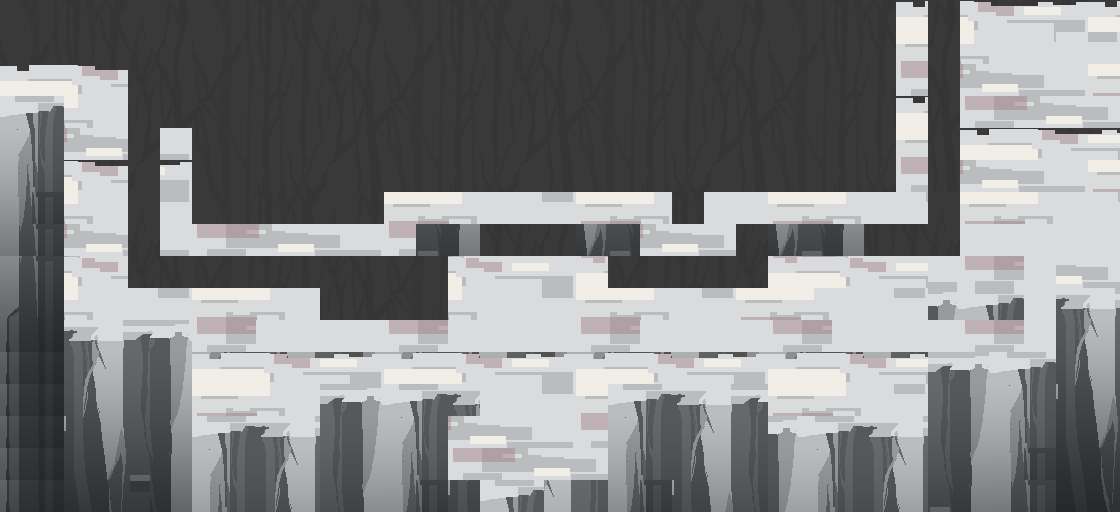

A level layout from a 2D game, rendered from its tile map. Below: a short description, then the map file with tile-grid data replaced by summaries:
An orthogonal 35x16 tile map with 32x32 px tiles, 3 tile layers (bg2, Background, Tile Layer 1), 3 tilesets and 34 objects.

<map version="1.0" orientation="orthogonal" renderorder="right-down" width="35" height="16" tilewidth="32" tileheight="32" nextobjectid="54">
 <tileset firstgid="1" name="bg" tilewidth="32" tileheight="32">
  <image source="../tilesets/denial.png" width="192" height="320" />
 </tileset>
 <tileset firstgid="61" name="objects" tilewidth="32" tileheight="32">
  <image source="../tilesets/objects.png" width="160" height="32" />
 </tileset>
 <tileset firstgid="73" name="denialBack" tilewidth="32" tileheight="32">
  <image source="../tilesets/denialBack.png" width="192" height="192" />
 </tileset>
 <layer name="bg2" width="35" height="16">
  <data>[560 cells, 414 non-empty, 36 distinct tile ids]</data>
 </layer>
 <layer name="Background" width="35" height="16">
  <data>[560 cells, 287 non-empty, 48 distinct tile ids]</data>
 </layer>
 <layer name="Tile Layer 1" width="35" height="16">
  <data>[560 cells, 271 non-empty, 51 distinct tile ids]</data>
 </layer>
 <objectgroup name="Object Layer 1">
  <object id="1" gid="61" x="0" y="96" />
  <object id="15" gid="64" x="64" y="96" />
  <object id="16" gid="64" x="96" y="160" />
  <object id="17" gid="65" x="64" y="160" />
  <object id="18" gid="63" x="160" y="160" />
  <object id="19" gid="71" x="64" y="320" />
  <object id="20" gid="72" x="128" y="320" />
  <object id="21" gid="69" x="192" y="352" />
  <object id="22" gid="70" x="448" y="320" />
  <object id="24" gid="70" x="480" y="352" />
  <object id="26" gid="70" x="512" y="384" />
  <object id="27" gid="70" x="544" y="416" />
  <object id="28" gid="70" x="512" y="416" />
  <object id="29" gid="69" x="512" y="448" />
  <object id="30" gid="69" x="512" y="480" />
  <object id="31" gid="69" x="480" y="480" />
  <object id="32" gid="70" x="576" y="480" />
  <object id="33" gid="70" x="608" y="320" />
  <object id="34" gid="70" x="608" y="352" />
  <object id="36" gid="70" x="608" y="384" />
  <object id="37" gid="69" x="832" y="352" />
  <object id="39" gid="69" x="864" y="320" />
  <object id="40" gid="69" x="800" y="320" />
  <object id="41" gid="69" x="864" y="384" />
  <object id="42" gid="70" x="800" y="384" />
  <object id="43" gid="70" x="832" y="288" />
  <object id="44" gid="70" x="896" y="352" />
  <object id="46" gid="69" x="832" y="416" />
  <object id="47" gid="69" x="1024" y="192" />
  <object id="49" gid="72" x="960" y="96" />
  <object id="50" gid="72" x="992" y="96" />
  <object id="51" gid="72" x="1024" y="96" />
  <object id="52" gid="72" x="1056" y="96" />
  <object id="53" gid="72" x="1088" y="96" />
 </objectgroup>
</map>
